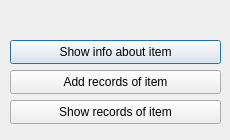
<?xml version="1.0" encoding="UTF-8"?>
<ui version="4.0">
 <class>ItemOfCountru</class>
 <widget class="QDialog" name="ItemOfCountru">
  <property name="geometry">
   <rect>
    <x>0</x>
    <y>0</y>
    <width>230</width>
    <height>140</height>
   </rect>
  </property>
  <property name="windowTitle">
   <string>Dialog</string>
  </property>
  <widget class="QLabel" name="label">
   <property name="geometry">
    <rect>
     <x>10</x>
     <y>10</y>
     <width>211</width>
     <height>16</height>
    </rect>
   </property>
   <property name="styleSheet">
    <string notr="true">text-align: center;</string>
   </property>
   <property name="text">
    <string/>
   </property>
   <property name="alignment">
    <set>Qt::AlignCenter</set>
   </property>
  </widget>
  <widget class="QPushButton" name="pushButton">
   <property name="geometry">
    <rect>
     <x>10</x>
     <y>40</y>
     <width>211</width>
     <height>24</height>
    </rect>
   </property>
   <property name="text">
    <string>Show info about item</string>
   </property>
  </widget>
  <widget class="QPushButton" name="pushButton_2">
   <property name="geometry">
    <rect>
     <x>10</x>
     <y>70</y>
     <width>211</width>
     <height>24</height>
    </rect>
   </property>
   <property name="text">
    <string>Add records of item</string>
   </property>
  </widget>
  <widget class="QPushButton" name="pushButton_3">
   <property name="geometry">
    <rect>
     <x>10</x>
     <y>100</y>
     <width>211</width>
     <height>24</height>
    </rect>
   </property>
   <property name="text">
    <string>Show records of item</string>
   </property>
  </widget>
 </widget>
 <resources/>
 <connections/>
</ui>
